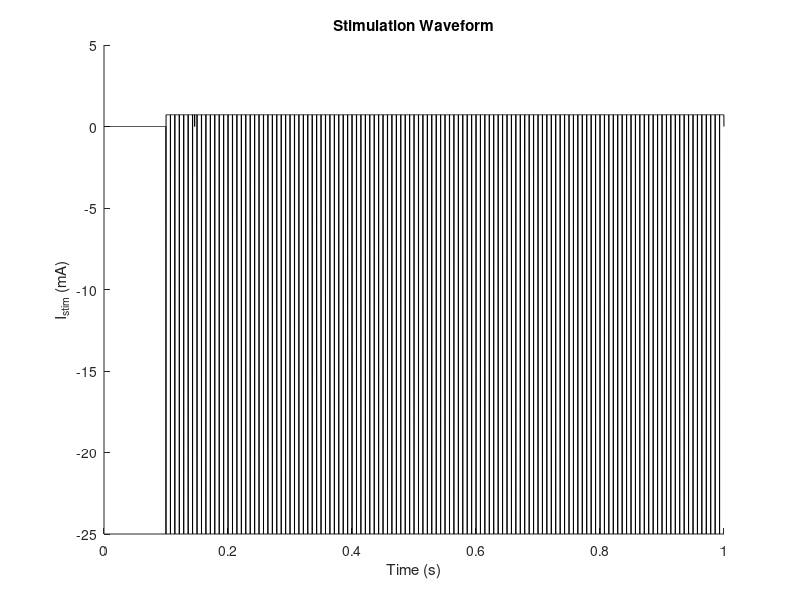

Source code (MATLAB): (Note: this script raises an error after producing the figure.)
% Plot data in find_vth_output.dat
% 1-Dec-2014 (blh19)

clear; clc

a = load('find_vth_output_Istim.txt');
tvec = a(:,1) * 1e-3;
stim = a(:,2);

figure(1); clf; hold on
plot(tvec,stim,'k')
xlabel('Time (s)')
ylabel('I_{stim} (mA)')
title('Stimulation Waveform')
setfont(18)

% print -dpng find_vth_output_Istim